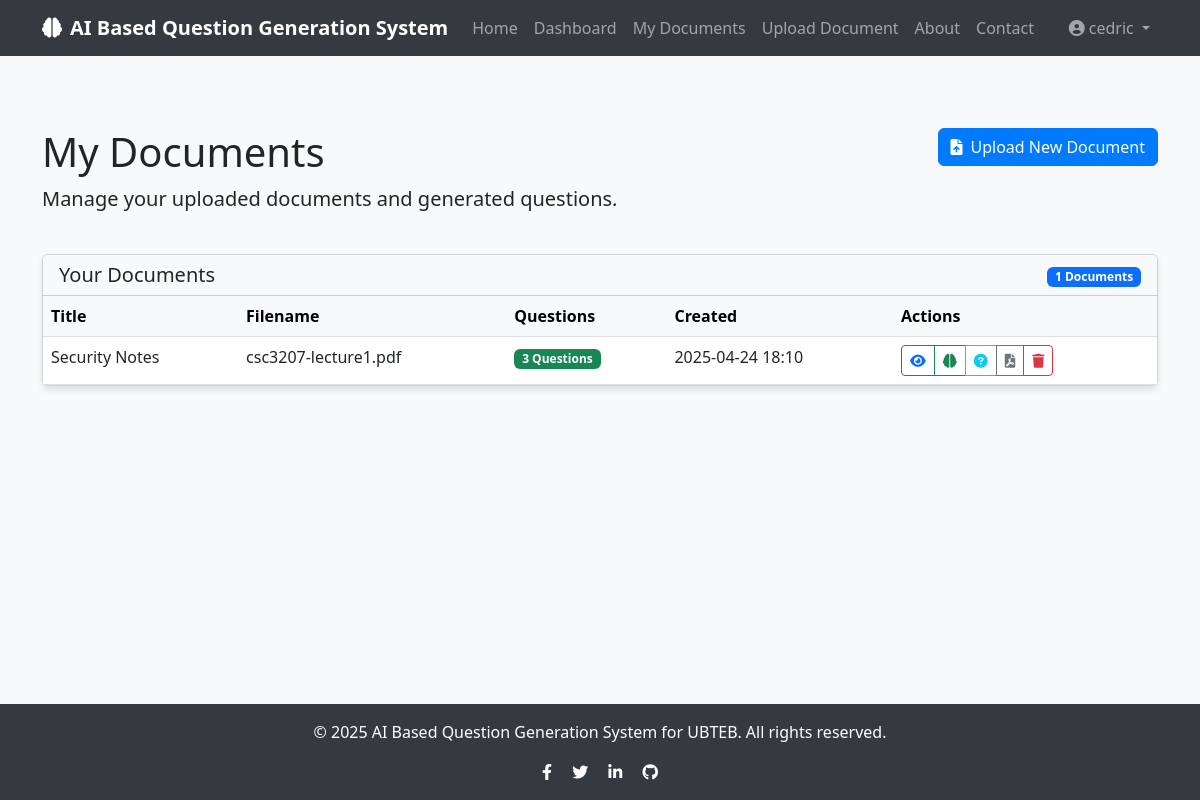
/documents (signed in), run on an earlier commit of the app's database.
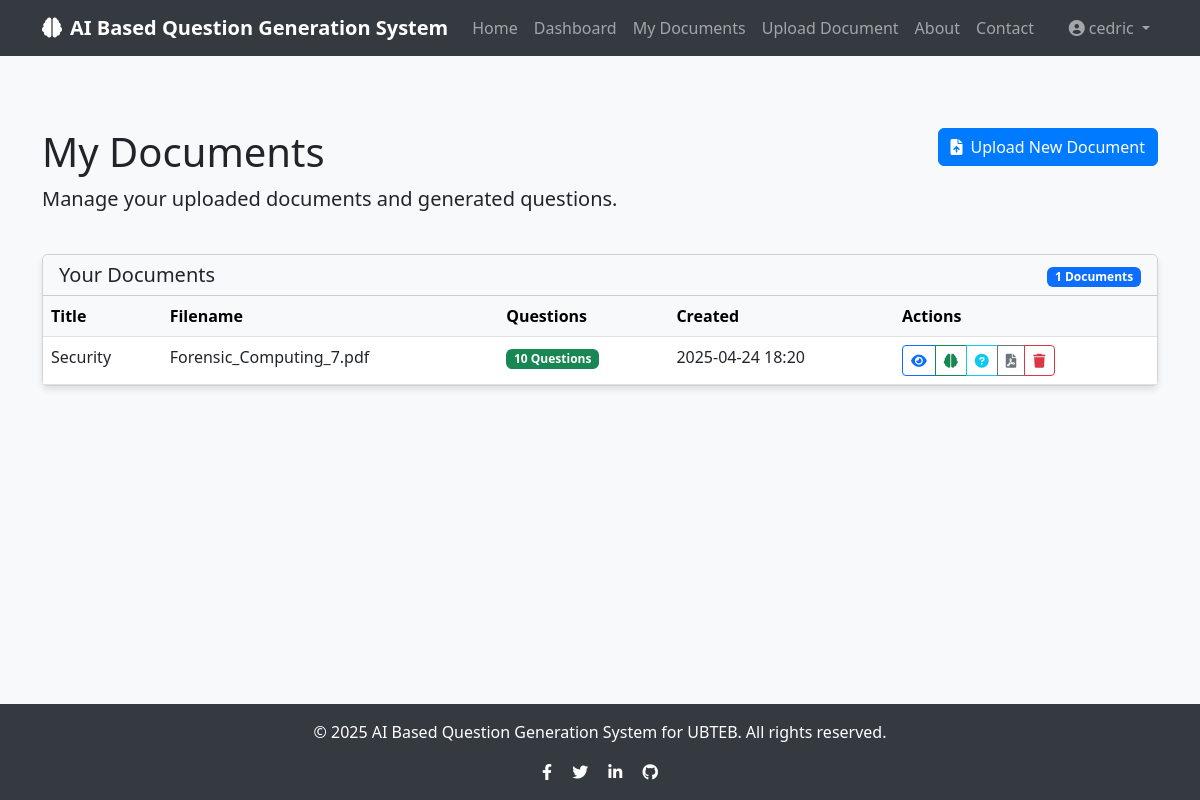
And on a later commit of the database.
### app/models/document.py (models this page shows, shortened)
class Document(db.Model):
    id = db.Column(db.Integer, primary_key=True)
    title = db.Column(db.String(100), nullable=False)
    filename = db.Column(db.String(100), nullable=False)
    file_path = db.Column(db.String(255), nullable=False)
    content = db.Column(db.Text, nullable=False)
    created_at = db.Column(db.DateTime, default=datetime.utcnow)
    user_id = db.Column(db.Integer, db.ForeignKey('user.id'), nullable=False)
    questions = db.relationship('Question', backref='document', lazy=True, cascade="all, delete-orphan")

### app/routes/questions.py (the view)
@questions.route('/documents')
@login_required
def list_documents():
    documents = Document.query.filter_by(user_id=current_user.id).all()
    return render_template('questions/documents.html', documents=documents)

### app/models/user.py (called while the page is built)
@login_manager.user_loader
def load_user(user_id):
    return User.query.get(int(user_id))

### app/templates/questions/documents.html (shortened to what the changed rows need)
{% extends "base.html" %}
{% block content %}
<div class="container py-5">
    <div class="row mb-4">
        <div class="col-md-8">
            <h1>My Documents</h1>
        </div>
    </div>
    {% if documents %}
        <div class="row">
            <div class="col-md-12">
                <div class="card">
                    <div class="card-body p-0">
                        <div class="table-responsive">
                            <table class="table table-hover mb-0">
                                <thead class="table-light">
                                    <tr>
                                        <th>Title</th>
                                        <th>Filename</th>
                                        <th>Questions</th>
                                        <th>Created</th>
                                        <th>Actions</th>
                                    </tr>
                                </thead>
                                <tbody>
                                    {% for document in documents|sort(attribute='created_at', reverse=True) %}
                                        <tr>
                                            <td>{{ document.title }}</td>
                                            <td>{{ document.filename }}</td>
                                            <td>
                                                {% if document.questions|length > 0 %}
                                                    <span class="badge bg-success">{{ document.questions|length }} Questions</span>
                                                {% else %}
                                                    <span class="badge bg-secondary">No Questions</span>
                                                {% endif %}
                                            </td>
                                            <td>{{ document.created_at.strftime('%Y-%m-%d %H:%M') }}</td>
                                            <td>
                                                <div class="btn-group" role="group">
                                                    <a href="{{ url_for('questions.view_document', document_id=document.id) }}"
                                                       class="btn btn-sm btn-outline-primary"
                                                       title="View Document">
                                                        <i class="fas fa-eye"></i>
                                                    </a>
                                                    <a href="{{ url_for('questions.generate_questions_form', document_id=document.id) }}"
                                                       class="btn btn-sm btn-outline-success"
                                                       title="Generate Questions">
                                                        <i class="fas fa-brain"></i>
                                                    </a>
                                                    {% if document.questions|length > 0 %}
                                                        <a href="{{ url_for('questions.view_questions', document_id=document.id) }}"
                                                           class="btn btn-sm btn-outline-info"
                                                           title="View Questions">
                                                            <i class="fas fa-question-circle"></i>
                                                        </a>
                                                        <a href="{{ url_for('questions.export_questions', document_id=document.id) }}"
                                                           class="btn btn-sm btn-outline-secondary"
                                                           title="Export Questions">
                                                            <i class="fas fa-file-pdf"></i>
                                                        </a>
                                                    {% endif %}
                                                    <button type="button"
                                                            class="btn btn-sm btn-outline-danger delete-doc-btn"
                                                            data-document-id="{{ document.id }}"
                                                            data-document-title="{{ document.title }}"
                                                            title="Delete Document">
                                                        <i class="fas fa-trash"></i>
                                                    </button>
                                                </div>
                                            </td>
                                        </tr>
                                    {% endfor %}
                                </tbody>
                            </table>
                        </div>
                    </div>
                </div>
            </div>
        </div>
    {% endif %}
</div>
{% endblock %}

What changed in the data, as far as the page shows it:
changed Document: title "Security Notes" → "Security"; filename "csc3207-lecture1.pdf" → "Forensic_Computing_7.pdf"; questions|length "3" → "10"; created_at "2025-04-24 18:10" → "2025-04-24 18:20"
